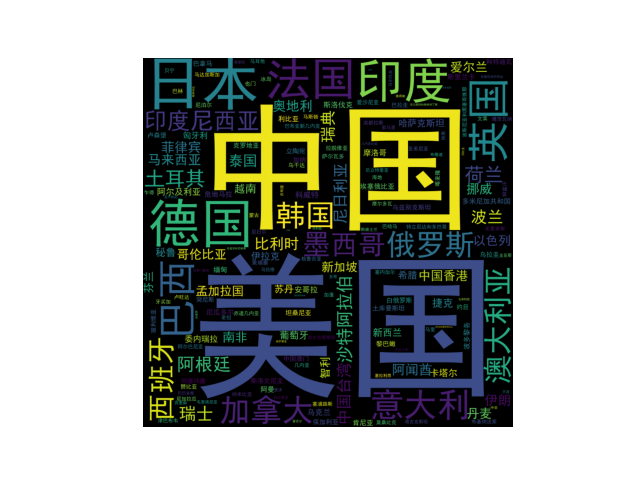

The Python source for this figure:
import pandas as pd
from wordcloud import WordCloud
from matplotlib import pyplot as plt

data=pd.read_excel('./GDP.xlsx',sheet_name='2021',usecols=['国家/地区','GDP总量(人民币核算)'])
list_country=data['国家/地区'].tolist()
list_gdp=data['GDP总量(人民币核算)'].tolist()
dic=dict(zip(list_country,list_gdp))

font=r'C:\Windows\Fonts\simhei.ttf'
wordcloud=WordCloud(background_color='black',width=800,height=800,margin=1,font_path=font).generate_from_frequencies(dic)
plt.imshow(wordcloud)
plt.axis('off')
plt.show()
